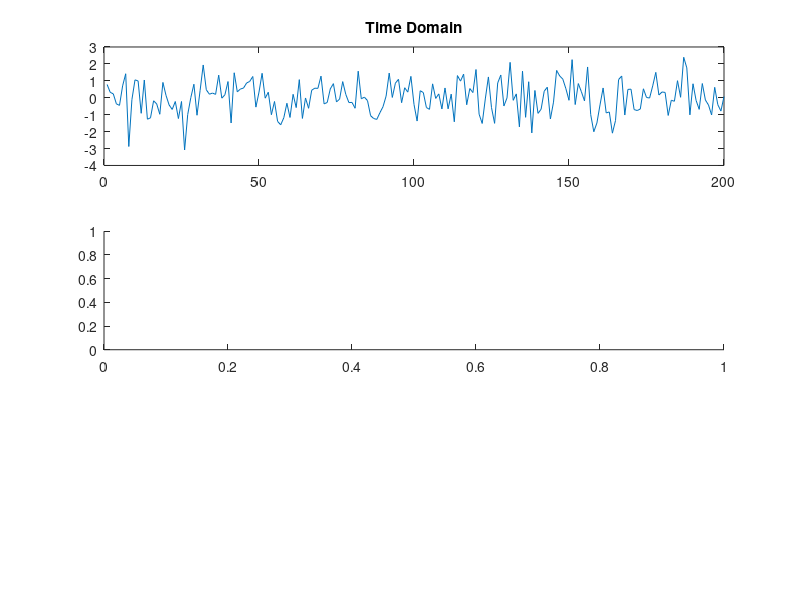

Source code (MATLAB): (Note: this script raises an error after producing the figure.)
noise = randn(1, 10000);

subplot(3,1,1); 
plot(noise(1:200)); 
title('Time Domain');

subplot(3,1,2); 
histogram(noise, 50); 
title('Amplitude Distribution');

subplot(3,1,3); 
pwelch(noise); 
title('Power Spectral Density');
